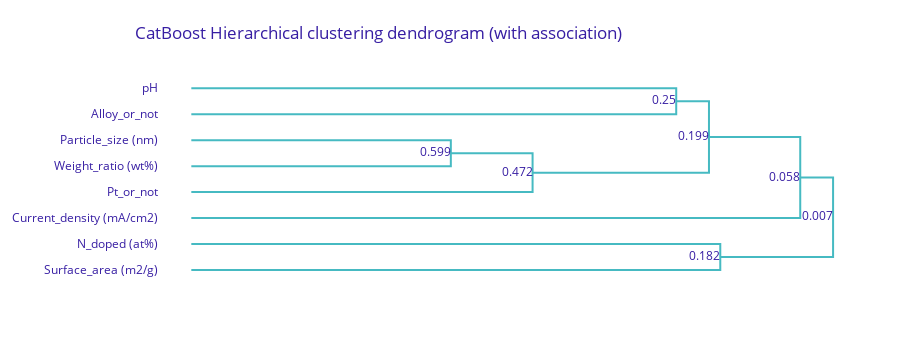

This figure's notebook cell:
### Code cell
asp.plot_dendrogram(title='CatBoost Hierarchical clustering dendrogram (with association)')

### Figure 1 — Plotly figure (JSON) as saved in the notebook; plotly's stock layout.template omitted (floating-point values rounded to 4 significant figures)
{"data": [{"hoverinfo": "text", "hoverlabel": {"bgcolor": "rgba(0,0,0,0.8)"}, "hovertext": "Min depend value: 0.182<br>(between variables: Surface_area (m2/g), N_doped (at%))<br>Variables:<br>Surface_area (m2/g)<br>N_doped (at%)", "marker": {"color": "#46bac2"}, "mode": "text+lines", "text": [null, null, null, null, null, null, null, null, null, null, null, null, null, null, null, null, null, null, null, null, null, null, null, null, null, null, null, null, null, null, null, null, "0.182", null, null, null, null, null, null, null, null, null, null, null, null, null, null, null, null, null, null, null, null, null, null, null, null, null, null, null, null, null, null, null, null], "textposition": "middle left", "type": "scatter", "x": [0, 0.02923, 0.05845, 0.08768, 0.1169, 0.1461, 0.1754, 0.2046, 0.2338, 0.263, 0.2923, 0.3215, 0.3507, 0.38, 0.4092, 0.4384, 0.4676, 0.4969, 0.5261, 0.5553, 0.5845, 0.6138, 0.643, 0.6722, 0.7015, 0.7307, 0.7599, 0.7891, 0.8184, 0.8184, 0.8184, 0.8184, 0.8184, 0.8184, 0.8184, 0.8184, 0.8184, 0.7891, 0.7599, 0.7307, 0.7015, 0.6722, 0.643, 0.6138, 0.5845, 0.5553, 0.5261, 0.4969, 0.4676, 0.4384, 0.4092, 0.38, 0.3507, 0.3215, 0.2923, 0.263, 0.2338, 0.2046, 0.1754, 0.1461, 0.1169, 0.08768, 0.05845, 0.02923, 0], "xaxis": "x", "y": [-5, -5, -5, -5, -5, -5, -5, -5, -5, -5, -5, -5, -5, -5, -5, -5, -5, -5, -5, -5, -5, -5, -5, -5, -5, -5, -5, -5, -5, -6.25, -7.5, -8.75, -10, -11.25, -12.5, -13.75, -15, -15, -15, -15, -15, -15, -15, -15, -15, -15, -15, -15, -15, -15, -15, -15, -15, -15, -15, -15, -15, -15, -15, -15, -15, -15, -15, -15, -15], "yaxis": "y"}, {"hoverinfo": "text", "hoverlabel": {"bgcolor": "rgba(0,0,0,0.8)"}, "hovertext": "Min depend value: 0.599<br>(between variables: Weight_ratio (wt%), Particle_size (nm))<br>Variables:<br>Weight_ratio (wt%)<br>Particle_size (nm)", "marker": {"color": "#46bac2"}, "mode": "text+lines", "text": [null, null, null, null, null, null, null, null, null, null, null, null, null, null, null, null, null, "0.599", null, null, null, null, null, null, null, null, null, null, null, null, null, null, null, null, null], "textposition": "middle left", "type": "scatter", "x": [0, 0.03088, 0.06177, 0.09265, 0.1235, 0.1544, 0.1853, 0.2162, 0.2471, 0.278, 0.3088, 0.3397, 0.3706, 0.4015, 0.4015, 0.4015, 0.4015, 0.4015, 0.4015, 0.4015, 0.4015, 0.4015, 0.3706, 0.3397, 0.3088, 0.278, 0.2471, 0.2162, 0.1853, 0.1544, 0.1235, 0.09265, 0.06177, 0.03088, 0], "xaxis": "x", "y": [-45, -45, -45, -45, -45, -45, -45, -45, -45, -45, -45, -45, -45, -45, -46.25, -47.5, -48.75, -50, -51.25, -52.5, -53.75, -55, -55, -55, -55, -55, -55, -55, -55, -55, -55, -55, -55, -55, -55], "yaxis": "y"}, {"hoverinfo": "text", "hoverlabel": {"bgcolor": "rgba(0,0,0,0.8)"}, "hovertext": "Min depend value: 0.472<br>(between variables: Pt_or_not, Weight_ratio (wt%))<br>Variables:<br>Pt_or_not<br>Weight_ratio (wt%)<br>Particle_size (nm)", "marker": {"color": "#46bac2"}, "mode": "text+lines", "text": [null, null, null, null, null, null, null, null, null, null, null, null, null, null, null, null, null, null, null, null, null, null, "0.472", null, null, null, null, null, null, null, null], "textposition": "middle left", "type": "scatter", "x": [0, 0.02933, 0.05866, 0.08799, 0.1173, 0.1467, 0.176, 0.2053, 0.2347, 0.264, 0.2933, 0.3226, 0.352, 0.3813, 0.4106, 0.44, 0.4693, 0.4986, 0.528, 0.528, 0.528, 0.528, 0.528, 0.528, 0.528, 0.528, 0.528, 0.4963, 0.4647, 0.4331, 0.4015], "xaxis": "x", "y": [-35, -35, -35, -35, -35, -35, -35, -35, -35, -35, -35, -35, -35, -35, -35, -35, -35, -35, -35, -36.88, -38.75, -40.62, -42.5, -44.38, -46.25, -48.12, -50, -50, -50, -50, -50], "yaxis": "y"}, {"hoverinfo": "text", "hoverlabel": {"bgcolor": "rgba(0,0,0,0.8)"}, "hovertext": "Min depend value: 0.25<br>(between variables: Alloy_or_not, pH)<br>Variables:<br>Alloy_or_not<br>pH", "marker": {"color": "#46bac2"}, "mode": "text+lines", "text": [null, null, null, null, null, null, null, null, null, null, null, null, null, null, null, null, null, null, null, null, null, null, null, null, null, null, null, null, null, null, "0.25", null, null, null, null, null, null, null, null, null, null, null, null, null, null, null, null, null, null, null, null, null, null, null, null, null, null, null, null, null, null], "textposition": "middle left", "type": "scatter", "x": [0, 0.02885, 0.05771, 0.08656, 0.1154, 0.1443, 0.1731, 0.202, 0.2308, 0.2597, 0.2885, 0.3174, 0.3462, 0.3751, 0.404, 0.4328, 0.4617, 0.4905, 0.5194, 0.5482, 0.5771, 0.6059, 0.6348, 0.6636, 0.6925, 0.7213, 0.7502, 0.7502, 0.7502, 0.7502, 0.7502, 0.7502, 0.7502, 0.7502, 0.7502, 0.7213, 0.6925, 0.6636, 0.6348, 0.6059, 0.5771, 0.5482, 0.5194, 0.4905, 0.4617, 0.4328, 0.404, 0.3751, 0.3462, 0.3174, 0.2885, 0.2597, 0.2308, 0.202, 0.1731, 0.1443, 0.1154, 0.08656, 0.05771, 0.02885, 0], "xaxis": "x", "y": [-65, -65, -65, -65, -65, -65, -65, -65, -65, -65, -65, -65, -65, -65, -65, -65, -65, -65, -65, -65, -65, -65, -65, -65, -65, -65, -65, -66.25, -67.5, -68.75, -70, -71.25, -72.5, -73.75, -75, -75, -75, -75, -75, -75, -75, -75, -75, -75, -75, -75, -75, -75, -75, -75, -75, -75, -75, -75, -75, -75, -75, -75, -75, -75, -75], "yaxis": "y"}, {"hoverinfo": "text", "hoverlabel": {"bgcolor": "rgba(0,0,0,0.8)"}, "hovertext": "Min depend value: 0.199<br>(between variables: Weight_ratio (wt%), pH)<br>Variables:<br>Alloy_or_not<br>Pt_or_not<br>Weight_ratio (wt%)<br>Particle_size (nm)<br>pH", "marker": {"color": "#46bac2"}, "mode": "text+lines", "text": [null, null, null, null, null, null, null, null, null, null, null, null, null, "0.199", null, null, null, null, null, null, null, null, null], "textposition": "middle left", "type": "scatter", "x": [0.528, 0.5621, 0.5962, 0.6303, 0.6644, 0.6985, 0.7326, 0.7668, 0.8009, 0.8009, 0.8009, 0.8009, 0.8009, 0.8009, 0.8009, 0.8009, 0.8009, 0.8009, 0.8009, 0.7882, 0.7755, 0.7629, 0.7502], "xaxis": "x", "y": [-42.5, -42.5, -42.5, -42.5, -42.5, -42.5, -42.5, -42.5, -42.5, -45.25, -48, -50.75, -53.5, -56.25, -59, -61.75, -64.5, -67.25, -70, -70, -70, -70, -70], "yaxis": "y"}, {"hoverinfo": "text", "hoverlabel": {"bgcolor": "rgba(0,0,0,0.8)"}, "hovertext": "Min depend value: 0.058<br>(between variables: Weight_ratio (wt%), Current_density (mA/cm2))<br>Variables:<br>Alloy_or_not<br>Pt_or_not<br>Weight_ratio (wt%)<br>Particle_size (nm)<br>pH<br>Current_density (mA/cm2)", "marker": {"color": "#46bac2"}, "mode": "text+lines", "text": [null, null, null, null, null, null, null, null, null, null, null, null, null, null, null, null, null, null, null, null, null, null, null, null, null, null, null, null, null, null, null, null, null, null, null, null, null, null, null, "0.058", null, null, null, null, null, null, null, null, null, null], "textposition": "middle left", "type": "scatter", "x": [0, 0.02855, 0.0571, 0.08564, 0.1142, 0.1427, 0.1713, 0.1998, 0.2284, 0.2569, 0.2855, 0.314, 0.3426, 0.3711, 0.3997, 0.4282, 0.4568, 0.4853, 0.5139, 0.5424, 0.571, 0.5995, 0.6281, 0.6566, 0.6851, 0.7137, 0.7422, 0.7708, 0.7993, 0.8279, 0.8564, 0.885, 0.9135, 0.9421, 0.9421, 0.9421, 0.9421, 0.9421, 0.9421, 0.9421, 0.9421, 0.9421, 0.9421, 0.9421, 0.9421, 0.9421, 0.9068, 0.8715, 0.8362, 0.8009], "xaxis": "x", "y": [-25, -25, -25, -25, -25, -25, -25, -25, -25, -25, -25, -25, -25, -25, -25, -25, -25, -25, -25, -25, -25, -25, -25, -25, -25, -25, -25, -25, -25, -25, -25, -25, -25, -25, -27.6, -30.21, -32.81, -35.42, -38.02, -40.62, -43.23, -45.83, -48.44, -51.04, -53.65, -56.25, -56.25, -56.25, -56.25, -56.25], "yaxis": "y"}, {"hoverinfo": "text", "hoverlabel": {"bgcolor": "rgba(0,0,0,0.8)"}, "hovertext": "Min depend value: 0.007<br>(between variables: Weight_ratio (wt%), N_doped (at%))<br>Variables:<br>Alloy_or_not<br>Pt_or_not<br>Weight_ratio (wt%)<br>Particle_size (nm)<br>Surface_area (m2/g)<br>N_doped (at%)<br>pH<br>Current_density (mA/cm2)", "marker": {"color": "#46bac2"}, "mode": "text+lines", "text": [null, null, null, null, null, null, null, null, null, null, null, "0.007", null, null, null, null, null, null, null, null, null, null], "textposition": "middle left", "type": "scatter", "x": [0.8184, 0.8533, 0.8882, 0.9231, 0.958, 0.9929, 0.9929, 0.9929, 0.9929, 0.9929, 0.9929, 0.9929, 0.9929, 0.9929, 0.9929, 0.9929, 0.9929, 0.9929, 0.9802, 0.9675, 0.9548, 0.9421], "xaxis": "x", "y": [-10, -10, -10, -10, -10, -10, -12.55, -15.1, -17.66, -20.21, -22.76, -25.31, -27.86, -30.42, -32.97, -35.52, -38.07, -40.62, -40.62, -40.62, -40.62, -40.62], "yaxis": "y"}], "layout": {"autosize": false, "font": {"color": "#371ea3"}, "height": 354, "hovermode": "closest", "margin": {"b": 71, "r": 30, "t": 78}, "showlegend": false, "title": {"text": "CatBoost Hierarchical clustering dendrogram (with association)", "x": 0.15}, "width": null, "xaxis": {"fixedrange": true, "mirror": false, "range": [-0.05, 1.05], "rangemode": "tozero", "showgrid": false, "showline": false, "showticklabels": false, "ticks": "", "type": "linear", "visible": false, "zeroline": false}, "yaxis": {"automargin": true, "autorange": "reversed", "fixedrange": true, "mirror": false, "rangemode": "tozero", "showgrid": false, "showline": false, "showticklabels": true, "tickmode": "array", "ticks": "", "ticktext": ["Surface_area (m2/g)", "N_doped (at%)", "Current_density (mA/cm2)", "Pt_or_not", "Weight_ratio (wt%)", "Particle_size (nm)", "Alloy_or_not", "pH"], "tickvals": [-5, -15, -25, -35, -45, -55, -65, -75], "type": "linear", "zeroline": false}}}
